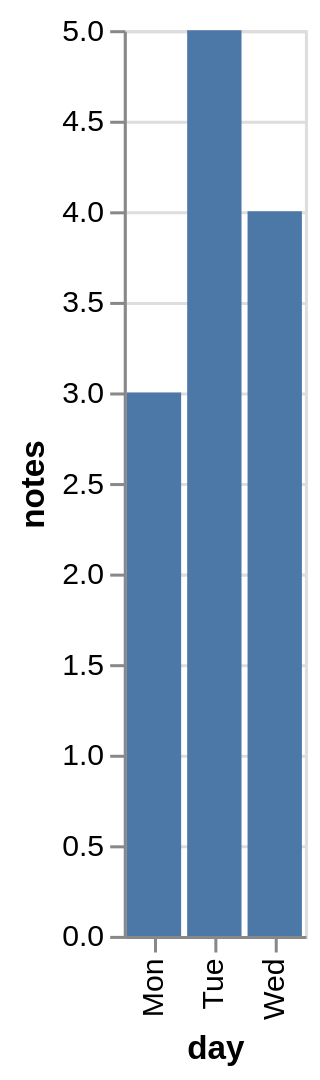

This figure's Vega-Lite source:
### Vega-Lite specification from a JSON file in a GitHub repository (floating-point values rounded to 4 significant figures)
{"$schema": "https://vega.github.io/schema/vega-lite/v6.json", "data": {"values": [{"day": "Mon", "notes": 3}, {"day": "Tue", "notes": 5}, {"day": "Wed", "notes": 4}]}, "mark": "bar", "encoding": {"x": {"field": "day", "type": "ordinal"}, "y": {"field": "notes", "type": "quantitative"}}}
